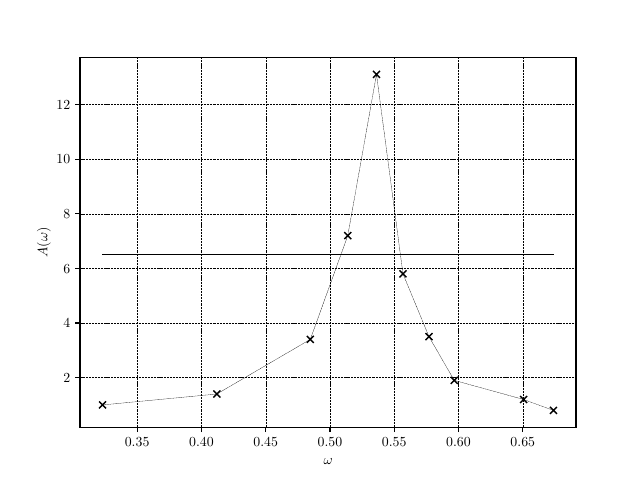

Generate this figure with Python:
import numpy as np
import matplotlib

matplotlib.rcParams['text.usetex'] = True
import matplotlib.pyplot as plt

fig = plt.figure()

x = [0.323101777, 0.412031314, 0.484730974, 0.513874615, 0.536193029,
     0.556792873, 0.577034045, 0.596658711, 0.650618087, 0.673854447]
y = np.array([1, 1.4, 3.4, 7.2, 13.1, 5.8, 3.5, 1.9, 1.2, 0.8])
z = np.array([6.5, 6.5, 6.5, 6.5, 6.5, 6.5, 6.5, 6.5, 6.5, 6.5, ])
"""
dt = np.array([
    [0.323101777, 0.8],
    [0.412031314, 1.2],
    [0.484730974, 5],
    [0.513874615, 8.2],
    [0.536193029, 16],
    [0.556792873, 7],
    [0.577034045, 4.5],
    [0.596658711, 2],
    [0.650618087, 1.1],
    [0.673854447, 0.8]

])"""

plt.plot(x, y, 'kx', markersize=5, color="black")
plt.plot(x, y, 'k', linewidth=0.2, linestyle='--')
plt.plot(x, z, 'k', linewidth=0.5)
plt.ylabel(r'$A(\omega)$')
plt.xlabel(r'$\omega$')
plt.grid(color='k', linestyle='--', linewidth=0.2)
plt.savefig('graph_4.pdf')
plt.show()
